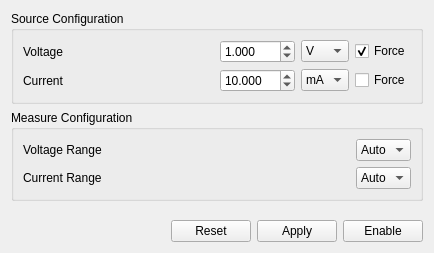
<?xml version="1.0" encoding="UTF-8"?>
<ui version="4.0">
 <class>SMUBasicControl</class>
 <widget class="QWidget" name="SMUBasicControl">
  <property name="windowModality">
   <enum>Qt::ApplicationModal</enum>
  </property>
  <property name="geometry">
   <rect>
    <x>0</x>
    <y>0</y>
    <width>434</width>
    <height>253</height>
   </rect>
  </property>
  <property name="windowTitle">
   <string>Form</string>
  </property>
  <layout class="QGridLayout" name="gridLayout">
   <item row="0" column="0" colspan="5">
    <widget class="QGroupBox" name="groupBox_5">
     <property name="title">
      <string>Source Configuration</string>
     </property>
     <layout class="QGridLayout" name="gridLayout_11">
      <item row="0" column="4">
       <widget class="QCheckBox" name="voltForceCheck">
        <property name="sizePolicy">
         <sizepolicy hsizetype="Fixed" vsizetype="Fixed">
          <horstretch>0</horstretch>
          <verstretch>0</verstretch>
         </sizepolicy>
        </property>
        <property name="text">
         <string>Force</string>
        </property>
        <property name="checked">
         <bool>true</bool>
        </property>
        <property name="autoExclusive">
         <bool>true</bool>
        </property>
       </widget>
      </item>
      <item row="1" column="2">
       <widget class="QDoubleSpinBox" name="sourceCurrVal">
        <property name="decimals">
         <number>3</number>
        </property>
        <property name="minimum">
         <double>-999.000000000000000</double>
        </property>
        <property name="maximum">
         <double>999.000000000000000</double>
        </property>
        <property name="value">
         <double>10.000000000000000</double>
        </property>
       </widget>
      </item>
      <item row="1" column="4">
       <widget class="QCheckBox" name="currForceCheck">
        <property name="sizePolicy">
         <sizepolicy hsizetype="Fixed" vsizetype="Fixed">
          <horstretch>0</horstretch>
          <verstretch>0</verstretch>
         </sizepolicy>
        </property>
        <property name="text">
         <string>Force</string>
        </property>
        <property name="autoExclusive">
         <bool>true</bool>
        </property>
        <property name="tristate">
         <bool>false</bool>
        </property>
       </widget>
      </item>
      <item row="0" column="3">
       <widget class="QComboBox" name="sourceVoltPrefix">
        <item>
         <property name="text">
          <string>V</string>
         </property>
        </item>
        <item>
         <property name="text">
          <string>mV</string>
         </property>
        </item>
        <item>
         <property name="text">
          <string>µV</string>
         </property>
        </item>
        <item>
         <property name="text">
          <string>nV</string>
         </property>
        </item>
       </widget>
      </item>
      <item row="0" column="0">
       <widget class="QLabel" name="label_25">
        <property name="text">
         <string>Voltage</string>
        </property>
       </widget>
      </item>
      <item row="0" column="2">
       <widget class="QDoubleSpinBox" name="sourceVoltVal">
        <property name="prefix">
         <string/>
        </property>
        <property name="suffix">
         <string/>
        </property>
        <property name="decimals">
         <number>3</number>
        </property>
        <property name="minimum">
         <double>-999.000000000000000</double>
        </property>
        <property name="maximum">
         <double>999.000000000000000</double>
        </property>
        <property name="value">
         <double>1.000000000000000</double>
        </property>
       </widget>
      </item>
      <item row="1" column="0">
       <widget class="QLabel" name="label_26">
        <property name="text">
         <string>Current</string>
        </property>
       </widget>
      </item>
      <item row="1" column="3">
       <widget class="QComboBox" name="sourceCurrPrefix">
        <property name="sizePolicy">
         <sizepolicy hsizetype="Fixed" vsizetype="Fixed">
          <horstretch>0</horstretch>
          <verstretch>0</verstretch>
         </sizepolicy>
        </property>
        <item>
         <property name="text">
          <string>mA</string>
         </property>
        </item>
        <item>
         <property name="text">
          <string>µA</string>
         </property>
        </item>
        <item>
         <property name="text">
          <string>nA</string>
         </property>
        </item>
        <item>
         <property name="text">
          <string>pA</string>
         </property>
        </item>
        <item>
         <property name="text">
          <string>A</string>
         </property>
        </item>
       </widget>
      </item>
      <item row="0" column="1">
       <spacer name="horizontalSpacer_2">
        <property name="orientation">
         <enum>Qt::Horizontal</enum>
        </property>
        <property name="sizeHint" stdset="0">
         <size>
          <width>40</width>
          <height>20</height>
         </size>
        </property>
       </spacer>
      </item>
     </layout>
    </widget>
   </item>
   <item row="1" column="0" colspan="5">
    <widget class="QGroupBox" name="groupBox_9">
     <property name="title">
      <string>Measure Configuration</string>
     </property>
     <layout class="QGridLayout" name="gridLayout_10">
      <item row="0" column="1">
       <spacer name="horizontalSpacer_11">
        <property name="orientation">
         <enum>Qt::Horizontal</enum>
        </property>
        <property name="sizeHint" stdset="0">
         <size>
          <width>40</width>
          <height>20</height>
         </size>
        </property>
       </spacer>
      </item>
      <item row="0" column="2">
       <widget class="QComboBox" name="measVoltRange">
        <property name="autoFillBackground">
         <bool>true</bool>
        </property>
        <item>
         <property name="text">
          <string>Auto</string>
         </property>
        </item>
        <item>
         <property name="text">
          <string>1e-3</string>
         </property>
        </item>
        <item>
         <property name="text">
          <string>1e-6</string>
         </property>
        </item>
        <item>
         <property name="text">
          <string>1e-9</string>
         </property>
        </item>
        <item>
         <property name="text">
          <string/>
         </property>
        </item>
       </widget>
      </item>
      <item row="1" column="2">
       <widget class="QComboBox" name="measCurrRange">
        <item>
         <property name="text">
          <string>Auto</string>
         </property>
        </item>
        <item>
         <property name="text">
          <string>1e-3</string>
         </property>
        </item>
        <item>
         <property name="text">
          <string>1e-6</string>
         </property>
        </item>
        <item>
         <property name="text">
          <string>1e-9</string>
         </property>
        </item>
       </widget>
      </item>
      <item row="1" column="0">
       <widget class="QLabel" name="label_27">
        <property name="text">
         <string>Current Range</string>
        </property>
       </widget>
      </item>
      <item row="0" column="0">
       <widget class="QLabel" name="label_28">
        <property name="text">
         <string>Voltage Range</string>
        </property>
       </widget>
      </item>
     </layout>
    </widget>
   </item>
   <item row="2" column="0">
    <spacer name="verticalSpacer">
     <property name="orientation">
      <enum>Qt::Vertical</enum>
     </property>
     <property name="sizeHint" stdset="0">
      <size>
       <width>20</width>
       <height>40</height>
      </size>
     </property>
    </spacer>
   </item>
   <item row="3" column="1">
    <spacer name="horizontalSpacer">
     <property name="orientation">
      <enum>Qt::Horizontal</enum>
     </property>
     <property name="sizeHint" stdset="0">
      <size>
       <width>129</width>
       <height>20</height>
      </size>
     </property>
    </spacer>
   </item>
   <item row="3" column="2">
    <widget class="QPushButton" name="resetSMUBtn">
     <property name="text">
      <string>Reset</string>
     </property>
    </widget>
   </item>
   <item row="3" column="3">
    <widget class="QPushButton" name="applyBtn">
     <property name="text">
      <string>Apply</string>
     </property>
    </widget>
   </item>
   <item row="3" column="4">
    <widget class="QPushButton" name="enableBtn">
     <property name="text">
      <string>Enable</string>
     </property>
     <property name="checkable">
      <bool>true</bool>
     </property>
    </widget>
   </item>
  </layout>
 </widget>
 <resources/>
 <connections/>
</ui>
